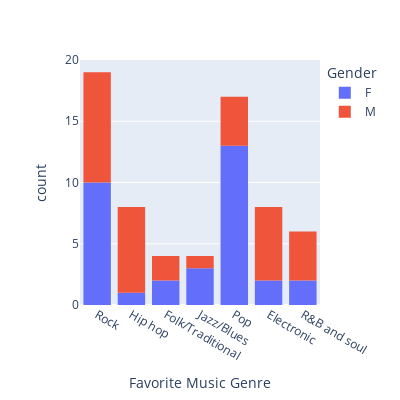

The code cell stored with this chart in its notebook:
### Code cell
fig = px.histogram(data_frame=ds, x="Favorite Music Genre", color="Gender", width=400, height=400)
fig.show()

### Figure 1 — Plotly figure (JSON) as saved in the notebook; plotly's stock layout.template omitted (floating-point values rounded to 4 significant figures)
{"data": [{"alignmentgroup": "True", "bingroup": "x", "hovertemplate": "Gender=F<br>Favorite Music Genre=%{x}<br>count=%{y}<extra></extra>", "legendgroup": "F", "marker": {"color": "#636efa", "pattern": {"shape": ""}}, "name": "F", "offsetgroup": "F", "orientation": "v", "showlegend": true, "type": "histogram", "x": ["Rock", "Hip hop", "Rock", "Folk/Traditional", "Rock", "Jazz/Blues", "Pop", "Pop", "Rock", "Pop", "Pop", "Pop", "Pop", "Electronic", "Rock", "Jazz/Blues", "Pop", "Rock", "Rock", "Pop", "Pop", "Jazz/Blues", "Rock", "Pop", "Folk/Traditional", "R&B and soul", "Pop", "Pop", "Pop", "Electronic", "Rock", "Rock", "R&B and soul"], "xaxis": "x", "yaxis": "y"}, {"alignmentgroup": "True", "bingroup": "x", "hovertemplate": "Gender=M<br>Favorite Music Genre=%{x}<br>count=%{y}<extra></extra>", "legendgroup": "M", "marker": {"color": "#EF553B", "pattern": {"shape": ""}}, "name": "M", "offsetgroup": "M", "orientation": "v", "showlegend": true, "type": "histogram", "x": ["R&B and soul", "Hip hop", "Electronic", "Rock", "Pop", "Pop", "Rock", "Rock", "Pop", "R&B and soul", "Rock", "Folk/Traditional", "Hip hop", "Hip hop", "R&B and soul", "Rock", "Hip hop", "R&B and soul", "Rock", "Hip hop", "Rock", "Electronic", "Electronic", "Folk/Traditional", "Electronic", "Jazz/Blues", "Pop", "Electronic", "Rock", "Hip hop", "Hip hop", "Rock", "Electronic"], "xaxis": "x", "yaxis": "y"}], "layout": {"barmode": "relative", "height": 400, "legend": {"title": {"text": "Gender"}, "tracegroupgap": 0}, "margin": {"t": 60}, "width": 400, "xaxis": {"anchor": "y", "domain": [0, 1], "title": {"text": "Favorite Music Genre"}}, "yaxis": {"anchor": "x", "domain": [0, 1], "title": {"text": "count"}}}}
